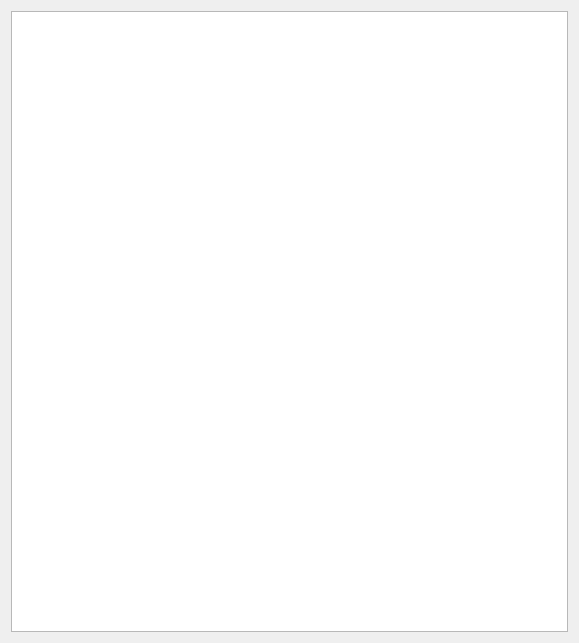
<?xml version="1.0" encoding="UTF-8"?>
<ui version="4.0">
 <class>DownloadPageClass</class>
 <widget class="QWidget" name="DownloadPageClass">
  <property name="geometry">
   <rect>
    <x>0</x>
    <y>0</y>
    <width>579</width>
    <height>643</height>
   </rect>
  </property>
  <property name="windowTitle">
   <string>DownloadPage</string>
  </property>
  <layout class="QHBoxLayout" name="horizontalLayout">
   <item>
    <widget class="QTableView" name="tableView"/>
   </item>
  </layout>
 </widget>
 <layoutdefault spacing="6" margin="11"/>
 <resources/>
 <connections/>
</ui>
